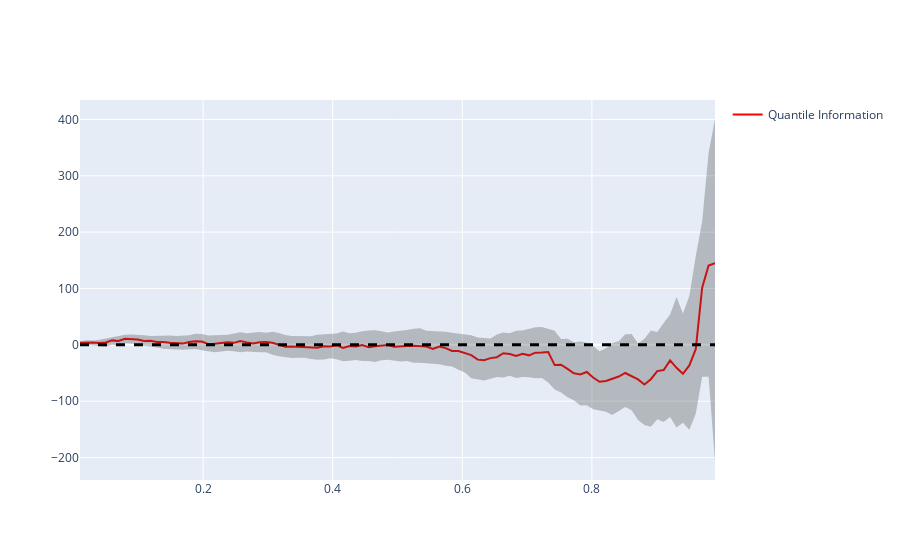

Write notebook code for a chart like this one.
### Markdown cell above
QQ-Difference Estimation Plot

### Code cell
quantile_bootstrap_plot(sample_1, sample_2, n_step=100)
